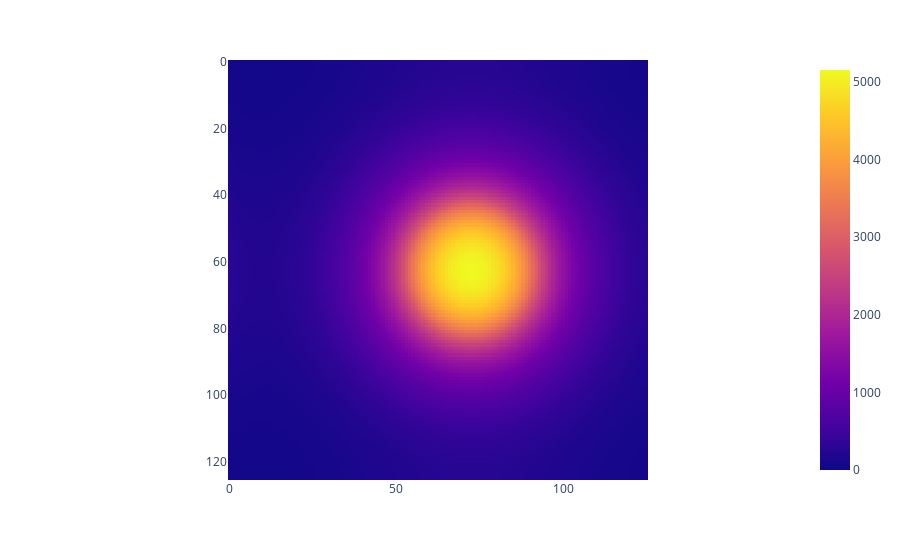

This figure's notebook cell:
### Code cell
fig = px.imshow(N_t0[-1], range_color=[0, float(np.max(N_t0[-1]))])
fig.show()

### Figure 1 — Plotly figure (JSON) as saved in the notebook; plotly's stock layout.template omitted (floating-point values rounded to 4 significant figures; data arrays with more than 128 entries replaced by an {"elided": "..."} marker saying what was removed)
{"data": [{"coloraxis": "coloraxis", "hovertemplate": "x: %{x}<br>y: %{y}<br>color: %{z}<extra></extra>", "name": "0", "type": "heatmap", "xaxis": "x", "yaxis": "y", "z": {"elided": "126x126 float values"}}], "layout": {"coloraxis": {"cmax": 5151.0, "cmin": 0, "colorscale": [[0, "#0d0887"], [0.1111, "#46039f"], [0.2222, "#7201a8"], [0.3333, "#9c179e"], [0.4444, "#bd3786"], [0.5556, "#d8576b"], [0.6667, "#ed7953"], [0.7778, "#fb9f3a"], [0.8889, "#fdca26"], [1, "#f0f921"]]}, "margin": {"t": 60}, "xaxis": {"anchor": "y", "constrain": "domain", "domain": [0, 1], "scaleanchor": "y"}, "yaxis": {"anchor": "x", "autorange": "reversed", "constrain": "domain", "domain": [0, 1]}}}
